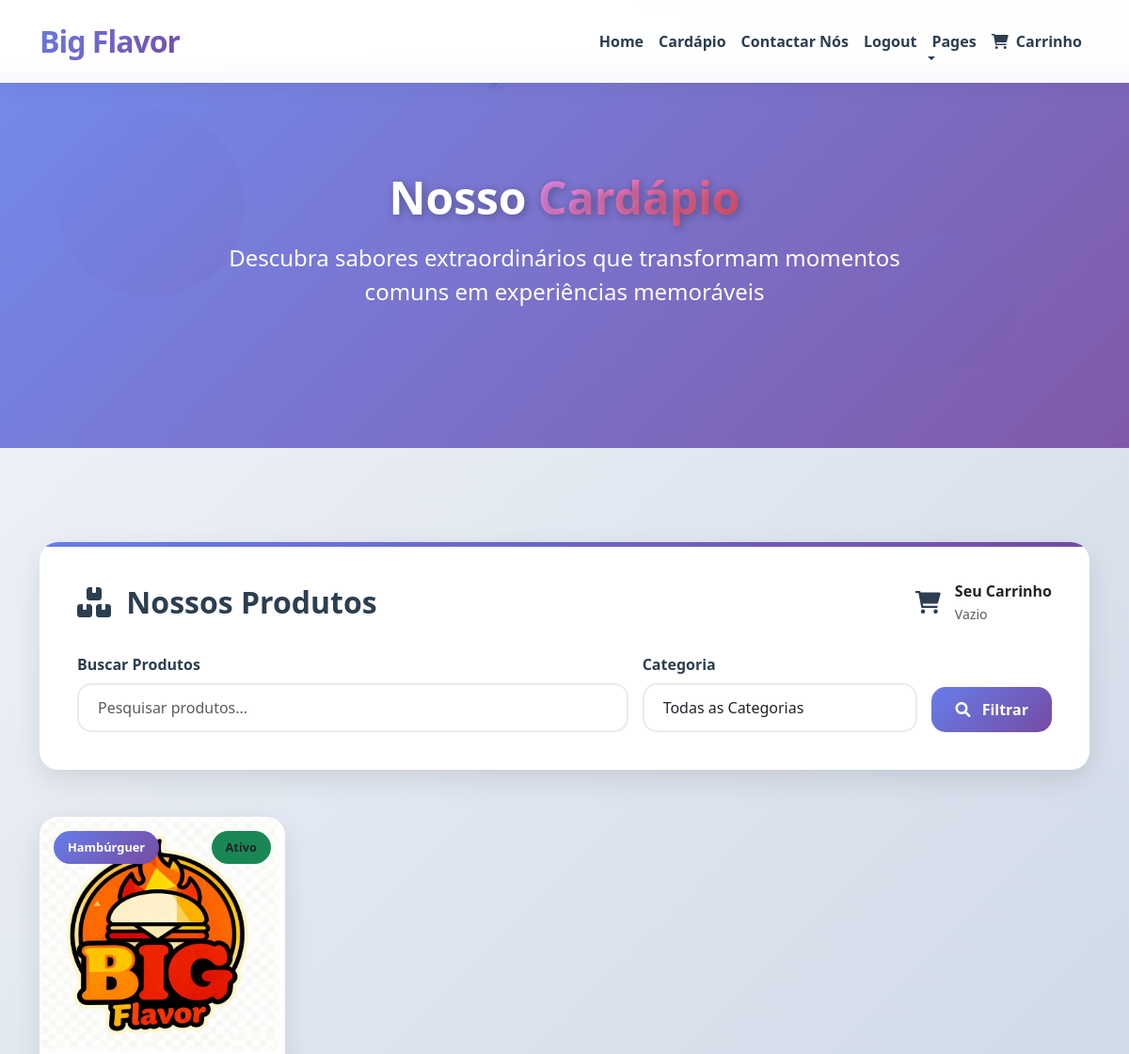
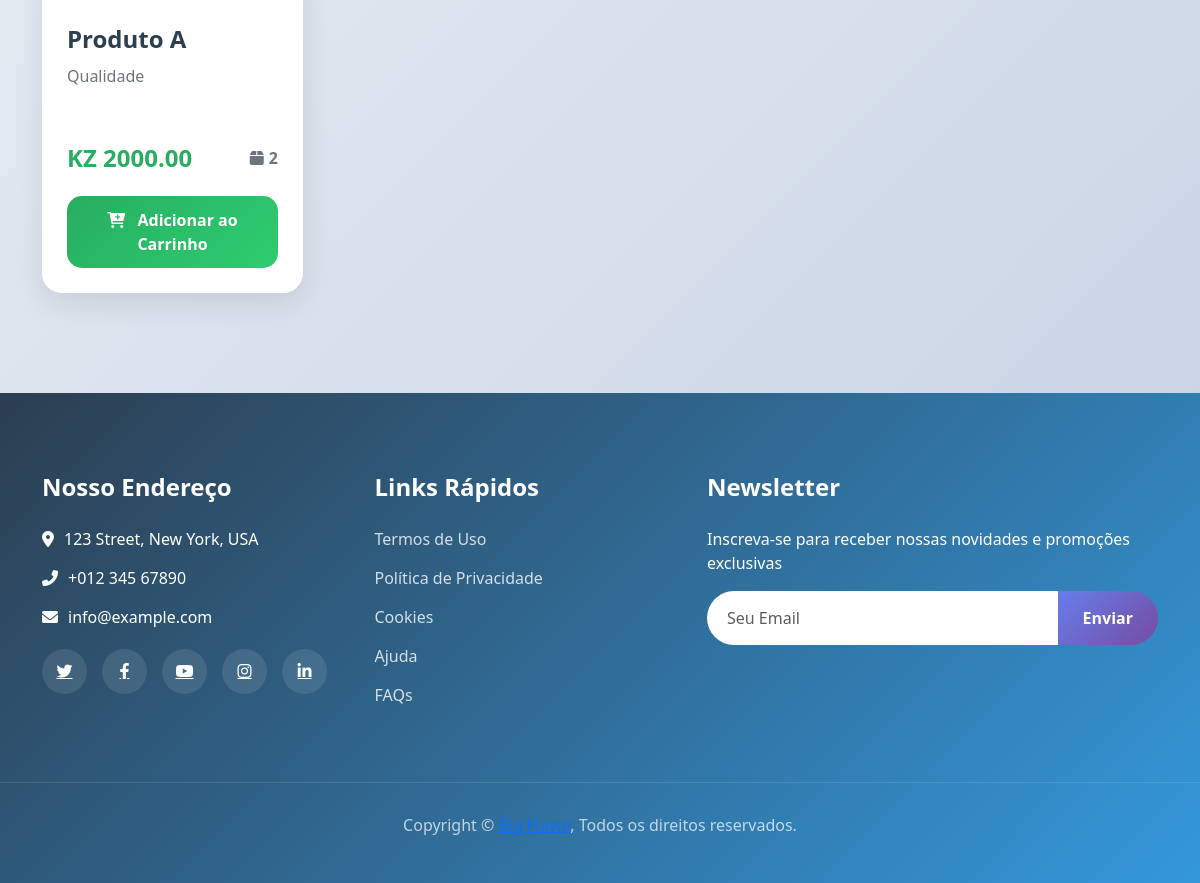
Page /menu/ (signed in) on the committed database (2 pictures, top to bottom).
### menu/models.py (models this page shows, shortened)
class Produto(models.Model):
    CATEGORIA_CHOICES = [
        ('hamburguer', 'Hambúrguer'),
        ('Lanches', 'Lanches'),
        ('Bebidas', 'Bebidas'),
    ]
    STATUS_CHOICES = [
        ('ativo', 'Ativo'),
        ('inativo', 'Inativo'),
        ('esgotado', 'Esgotado'),
    ]
    nome = models.CharField(
        max_length=200,
        verbose_name='Nome do Produto'
    )
    descricao = models.TextField(
        verbose_name='Descrição',
        blank=True
    )
    descricao_curta = models.CharField(
        max_length=300,
        verbose_name='Descrição Curta',
        blank=True
    )
    preco = models.DecimalField(
        max_digits=10,
        decimal_places=2,
        verbose_name='Preço',
        validators=[MinValueValidator(Decimal('0.01'))]
    )
    categoria = models.CharField(
        max_length=20,
        choices=CATEGORIA_CHOICES,
        verbose_name='Categoria'
    )
    imagem = models.ImageField(
        upload_to='produtos/',
        verbose_name='Imagem',
        blank=True,
        null=True,
        help_text='Formatos suportados: JPG, PNG, GIF'
    )
    ordem = models.PositiveIntegerField(
        default=0,
        verbose_name='Ordem de Exibição',
        help_text='Define a ordem de exibição dos produtos (menor número aparece primeiro)'
    )
    estoque = models.PositiveIntegerField(
        default=0,
        verbose_name='Quantidade em Estoque'
    )
    status = models.CharField(
        max_length=10,
        choices=STATUS_CHOICES,
        default='ativo',
        verbose_name='Status'
    )
    data_criacao = models.DateTimeField(
        auto_now_add=True,
        verbose_name='Data de Criação'
    )
    data_atualizacao = models.DateTimeField(
        auto_now=True,
        verbose_name='Última Atualização'
    )
    class Meta:
        verbose_name = 'Produto'
        verbose_name_plural = 'Produtos'
        ordering = ['ordem', 'nome']  # Ordena por ordem e depois por nome
    def get_imagem_url(self):
        try:
            if self.imagem and self.imagem.name:
                print(f"DEBUG get_imagem_url:")
                print(f"  - Nome do arquivo: {self.imagem.name}")
                print(f"  - URL completa: {self.imagem.url}")
                print(f"  - Caminho físico: {self.imagem.path}")
                return self.imagem.url
            else:
                print(f"DEBUG: Sem imagem válida")
        except Exception as e:
            print(f"DEBUG: Erro - {e}")
        return '/static/img/big.jpg'
    def get_preco_formatado(self):
        return f"KZ {self.preco:.2f}"
    def em_estoque(self):
        return self.estoque > 0 and self.status == 'ativo'
    def get_badge_status(self):
        status_classes = {
            'ativo': 'bg-success',
            'inativo': 'bg-secondary',
            'esgotado': 'bg-danger'
        }
        return status_classes.get(self.status, 'bg-secondary')

### menu/views.py (the view)
# urls.py: path('', views.ProdutoListView.as_view(), name='lista_produtos'),
class ProdutoListView(ListView):
    model = Produto
    template_name = 'lista_produtos.html'
    context_object_name = 'produtos'
    paginate_by = 12
    def get_queryset(self):
        queryset = Produto.objects.all()
        self.form = ProdutoSearchForm(self.request.GET)
        if self.form.is_valid():
            query = self.form.cleaned_data.get('query')
            categoria = self.form.cleaned_data.get('categoria')
            if query:
                queryset = queryset.filter(
                    Q(nome__icontains=query) |
                    Q(descricao__icontains=query) |
                    Q(descricao_curta__icontains=query)
                )
            if categoria:
                queryset = queryset.filter(categoria=categoria)
        return queryset
    def get_context_data(self, **kwargs):
        context = super().get_context_data(**kwargs)
        context['search_form'] = self.form if hasattr(self, 'form') else ProdutoSearchForm()
        return context

### menu/templates/lista_produtos.html (shortened to what this page needs)
<!DOCTYPE html>
{% load static %}
{% url 'login' as login_url %}
{% url 'logout' as logout_url %}
<html lang="pt-br">
<head>
    <link href="https://cdn.jsdelivr.net/npm/bootstrap@5.3.0/dist/css/bootstrap.min.css" rel="stylesheet">
    <link rel="stylesheet" href="https://cdnjs.cloudflare.com/ajax/libs/font-awesome/6.0.0/css/all.min.css">
    <link href="https://unpkg.com/aos@2.3.1/dist/aos.css" rel="stylesheet">
    <link href="{% static "css/lis.css" %}" rel="stylesheet">
</head>
<body>
    <nav class="navbar navbar-expand-lg navbar-light fixed-top">
        <div class="container">
            <a href="{% url 'Index' %}" class="navbar-brand">Big <span>Flavor</span></a>
            <div class="collapse navbar-collapse" id="navbarCollapse">
                <ul class="navbar-nav ms-auto mb-2 mb-lg-0">
                    {% if request.user.is_authenticated %}
                    <li class="nav-item">
                        <a class="nav-link" href="{% url 'dashboard' %}">Home</a>
                    </li>
                    {% endif %}
                    <li class="nav-item">
                        <a href="{% url 'lista_produtos' %}" class="nav-link active">Cardápio</a>
                    </li>
                    <li class="nav-item">
                        <a href="{% url 'contacto' %}" class="nav-link">Contactar Nós</a>
                    </li>
                    {% if request.user.is_authenticated %}
                    <li class="nav-item">
                        <a class="nav-link" href="{{ logout_url }}">Logout</a>
                    </li>
                    {% else %}
                    <li class="nav-item">
                        <a class="nav-link" href="{{ login_url }}">Login</a>
                    </li>
                    {% endif %}
                    <li class="nav-item dropdown">
                        <a href="#" class="nav-link dropdown-toggle" data-bs-toggle="dropdown">Pages</a>
                    </li>
                    {% if request.user.is_authenticated %}
                    <li class="nav-item position-relative">
                        <a href="{% url 'ver_carrinho' %}" class="nav-link">
                            <i class="fas fa-shopping-cart me-1"></i>
                            Carrinho
                        </a>
                    </li>
                    {% endif %}
                </ul>
            </div>
        </div>
    </nav>
    <section class="products-hero">
        <div class="floating-element floating-1"></div>
        <div class="floating-element floating-2"></div>
        <div class="products-background">
            <img src="" alt="Cardápio Big Flavor">
        </div>
        <div class="products-content">
            <h1 class="products-title" data-aos="fade-up">Nosso <span>Cardápio</span></h1>
            <p class="products-subtitle" data-aos="fade-up" data-aos-delay="200">Descubra sabores extraordinários que transformam momentos comuns em experiências memoráveis</p>
        </div>
    </section>
    <section class="products-section">
        <div class="container">
            <div class="search-section" data-aos="fade-up">
                <div class="search-header">
                    <h2 class="search-title">
                        <i class="fas fa-boxes me-2"></i>
                        Nossos Produtos
                    </h2>
                    <div class="cart-summary">
                        <div class="cart-icon">
                            <i class="fas fa-shopping-cart"></i>
                        </div>
                        <div>
                            <div class="fw-bold">Seu Carrinho</div>
                            <small class="text-muted">
                                {% if user.is_authenticated %}
                                    {% with user.carrinho_set.first as carrinho %}
                                        {% if carrinho and carrinho.total_itens > 0 %}
                                            {{ carrinho.total_itens }} itens
                                        {% else %}
                                            Vazio
                                        {% endif %}
                                    {% endwith %}
                                {% else %}
                                    Faça login
                                {% endif %}
                            </small>
                        </div>
                    </div>
                </div>
                <form method="get" class="search-form">
                    <div class="form-group">
                        <label class="form-label">Buscar Produtos</label>
                        {{ search_form.query }}
                    </div>
                    <div class="form-group">
                        <label class="form-label">Categoria</label>
                        {{ search_form.categoria }}
                    </div>
                    <div class="form-group">
                        <button type="submit" class="btn btn-search">
                            <i class="fas fa-search me-2"></i>
                            Filtrar
                        </button>
                    </div>
                </form>
            </div>
            {% if produtos %}
                <div class="row g-4">
                    {% for produto in produtos %}
                        <div class="col-12 col-sm-6 col-md-4 col-lg-3" data-aos="fade-up" data-aos-delay="{% widthratio forloop.counter0|add:1 1 100 %}">
                            <div class="product-card">
                                <div class="product-badges">
                                    <span class="badge-category">{{ produto.get_categoria_display }}</span>
                                    <span class="stock-badge {{ produto.get_badge_status }}">
                                        {{ produto.get_status_display }}
                                    </span>
                                </div>
                                <div class="product-image-container">
                                    {% if produto.imagem %}
                                        <img src="{{ produto.get_imagem_url }}" class="product-image" alt="{{ produto.nome }}">
                                    {% else %}
                                        <div class="product-placeholder">
                                            <i class="fas fa-image"></i>
                                        </div>
                                    {% endif %}
                                </div>
                                <div class="product-content">
                                    <h3 class="product-title">{{ produto.nome }}</h3>
                                    <p class="product-description">
                                        {{ produto.descricao_curta|default:produto.descricao|truncatewords:15 }}
                                    </p>
                                    <div class="product-footer">
                                        <span class="product-price">{{ produto.get_preco_formatado }}</span>
                                        <span class="product-stock">
                                            <i class="fas fa-box"></i>
                                            {{ produto.estoque }}
                                        </span>
                                    </div>
                                    <div class="cart-actions">
                                        {% if user.is_authenticated %}
                                            {% if produto.em_estoque %}
                                                <form method="post" action="{% url 'adicionar_ao_carrinho' produto.pk %}">
                                                    <button type="submit" class="btn btn-cart btn-success">
                                                        <i class="fas fa-cart-plus me-2"></i>
                                                        Adicionar ao Carrinho
                                                    </button>
                                                </form>
                                            {% else %}
                                                <button class="btn btn-cart btn-secondary" disabled>
                                                    <i class="fas fa-times me-2"></i>
                                                    Indisponível
                                                </button>
                                            {% endif %}
                                        {% else %}
                                            <a href="{% url 'login' %}?next={{ request.path }}" class="btn btn-cart btn-outline-primary">
                                                <i class="fas fa-sign-in-alt me-2"></i>
                                                Login para Comprar
                                            </a>
                                        {% endif %}
                                    </div>
                                </div>
                            </div>
                        </div>
                    {% endfor %}
                </div>
            {% endif %}
        </div>
    </section>
    <footer class="footer">
        <div class="container">
            <div class="row">
                <div class="col-lg-7">
                    <div class="row">
                        <div class="col-md-6">
                            <div class="footer-contact">
                                <h2>Nosso Endereço</h2>
                                <p><i class="fa fa-map-marker-alt"></i>123 Street, New York, USA</p>
                                <p><i class="fa fa-phone-alt"></i>+012 345 67890</p>
                                <p><i class="fa fa-envelope"></i>info@example.com</p>
                                <div class="footer-social">
                                    <a href=""><i class="fab fa-twitter"></i></a>
                                    <a href=""><i class="fab fa-facebook-f"></i></a>
                                    <a href=""><i class="fab fa-youtube"></i></a>
                                    <a href=""><i class="fab fa-instagram"></i></a>
                                    <a href=""><i class="fab fa-linkedin-in"></i></a>
                                </div>
                            </div>
                        </div>
                        <div class="col-md-6">
                            <div class="footer-link">
                                <h2>Links Rápidos</h2>
                                <a href="">Termos de Uso</a>
                                <a href="">Política de Privacidade</a>
                                <a href="">Cookies</a>
                                <a href="">Ajuda</a>
                                <a href="">FAQs</a>
                            </div>
                        </div>
                    </div>
                </div>
                <div class="col-lg-5">
                    <div class="footer-newsletter">
                        <h2>Newsletter</h2>
                        <p>Inscreva-se para receber nossas novidades e promoções exclusivas</p>
                        <div class="form">
                            <input class="form-control" placeholder="Seu Email">
                            <button class="btn btn-custom">Enviar</button>
                        </div>
                    </div>
                </div>
            </div>
        </div>
        <div class="copyright">
            <div class="container">
                <p>Copyright &copy; <a href="#">Big Flavor</a>, Todos os direitos reservados.</p>
            </div>
        </div>
    </footer>
</body>
</html>

### rows in the picture
Produto: categoria "Hambúrguer", status "Ativo", get_imagem_url (picture), nome "Produto A", descricao_curta "Qualidade", get_preco_formatado "KZ 2000.00", estoque "2", shows "Adicionar ao Carrinho"
